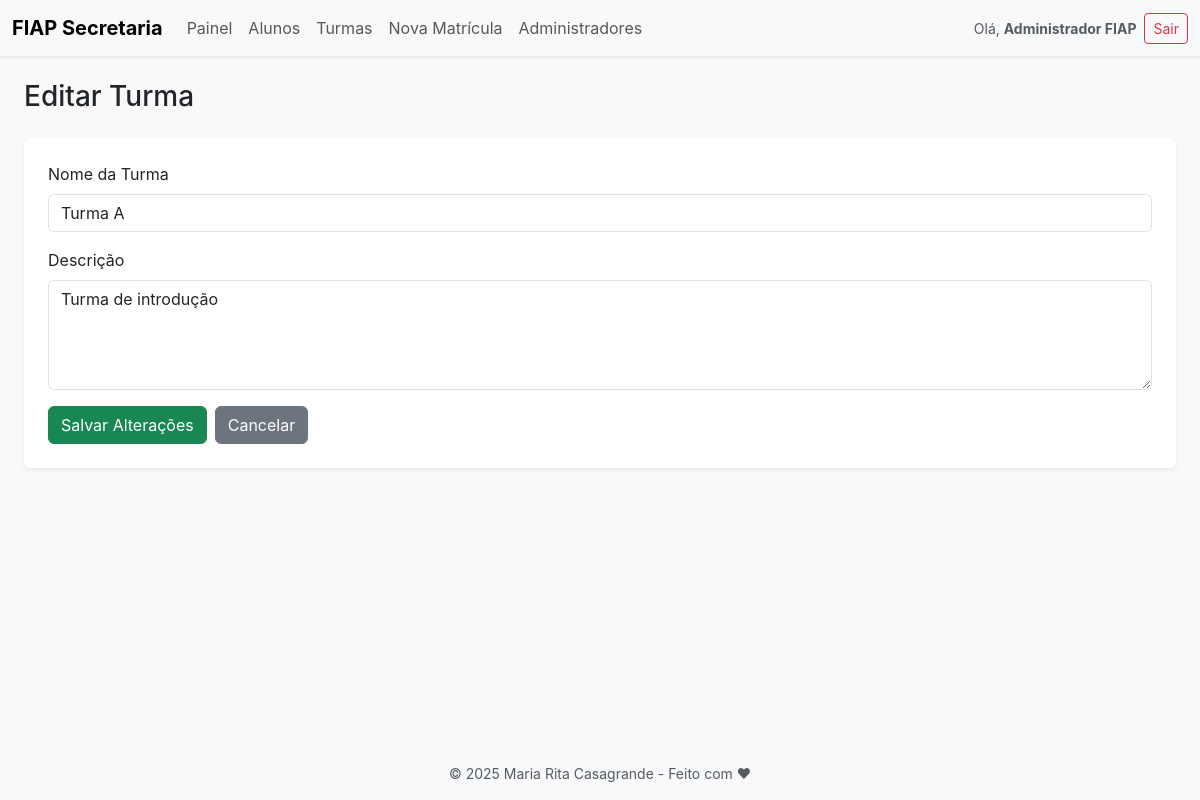
/index.php?page=turmas&action=editar&id=1 (signed in), run on an earlier commit of the app's database.
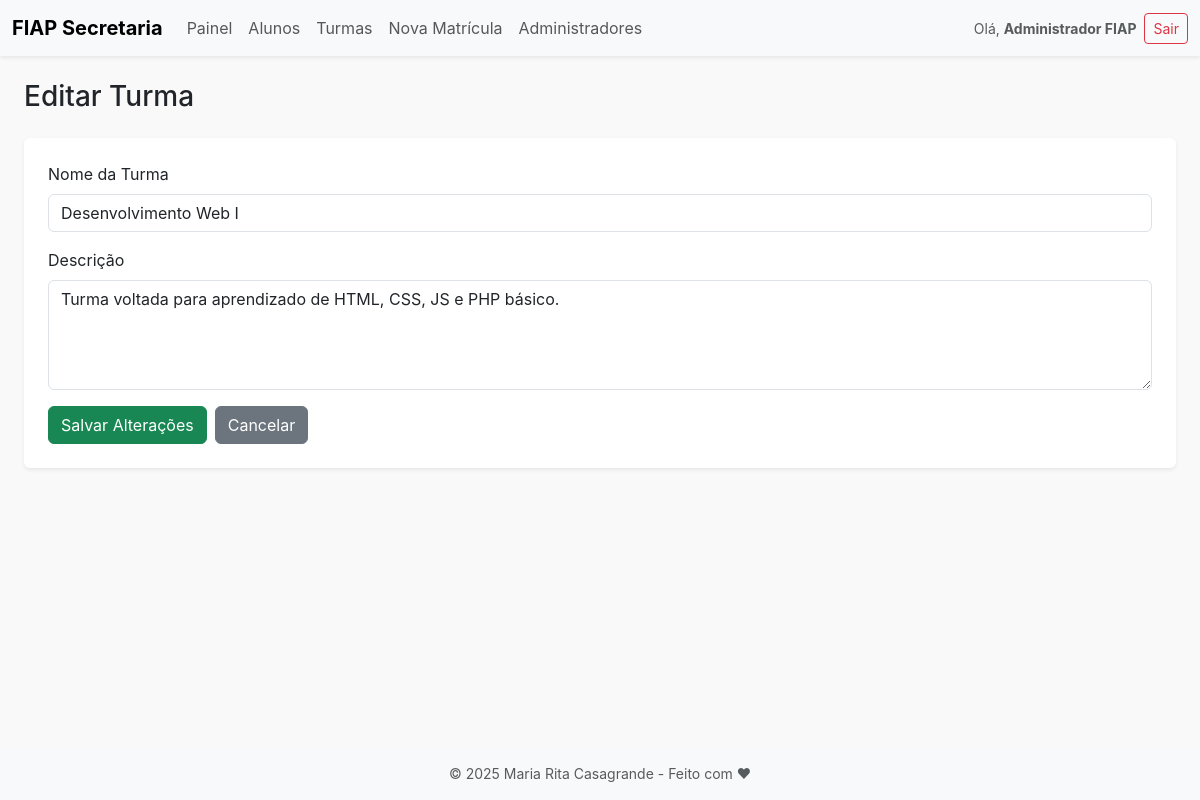
And on a later commit of the database.
### tables this page shows
CREATE TABLE turmas (
    id INT AUTO_INCREMENT PRIMARY KEY,
    nome VARCHAR(100) NOT NULL,
    descricao TEXT NOT NULL,
    criado_em TIMESTAMP DEFAULT CURRENT_TIMESTAMP
);

### controllers/TurmaController.php (called while the page is built, shortened)
<?php
require_once BASE_PATH . '/models/Turma.php';
class TurmaController
{
    private $model;
    public function __construct()
    {
        $this->model = new Turma();
    }
    public function editar()
    {
        $turma = $this->model->buscarPorId($_GET['id']);
        include BASE_PATH . '/views/turmas/editar.php';
    }
}

### models/Turma.php (called while the page is built, shortened)
<?php
class Turma
{
    public function buscarPorId($id)
    {
        $conn = (new Database())->connect();
        $stmt = $conn->prepare("SELECT * FROM turmas WHERE id = :id");
        $stmt->bindValue(':id', $id, PDO::PARAM_INT);
        $stmt->execute();
        return $stmt->fetch(PDO::FETCH_ASSOC);
    }
}

### views/turmas/editar.php (the view, shortened to what this page needs)
<?php include BASE_PATH . '/views/partials/header.php'; ?>
<div class="container-fluid px-4">
    <h1 class="mb-4 fs-3">Editar Turma</h1>
    <form method="POST" action="index.php?page=turmas&action=atualizar" class="bg-white p-4 rounded shadow-sm">
        <div class="mb-3">
            <label for="nome" class="form-label">Nome da Turma</label>
            <input type="text" name="nome" id="nome" class="form-control" value="<?= htmlspecialchars($turma['nome'] ?? '') ?>" required minlength="3">
        </div>
        <div class="mb-3">
            <label for="descricao" class="form-label">Descrição</label>
            <textarea name="descricao" id="descricao" class="form-control" rows="4" required><?= htmlspecialchars($turma['descricao'] ?? '') ?></textarea>
        </div>
        <div class="d-flex flex-wrap gap-2">
            <button type="submit" class="btn btn-success">Salvar Alterações</button>
            <a href="index.php?page=turmas&action=listar" class="btn btn-secondary">Cancelar</a>
        </div>
    </form>
</div>
<?php include BASE_PATH . '/views/partials/footer.php'; ?>

What changed in the data, as far as the page shows it:
changed turmas: nome "Turma A" → "Desenvolvimento Web I"; descricao "Turma de introdução" → "Turma voltada para aprendizado de HTML, CSS, JS e PHP básico."
